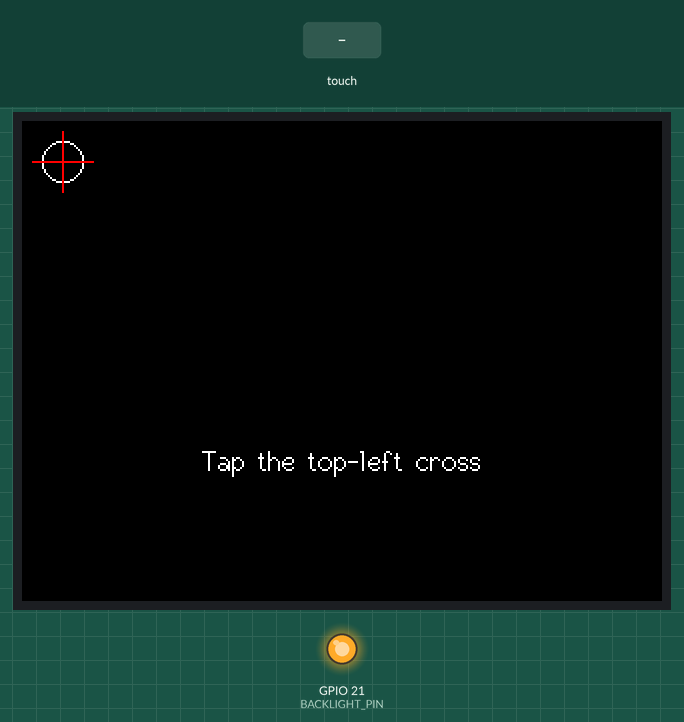
Recording of a sketch running on a simulated ESP32. Shown: 320×240 colour display, output pins drawn as LEDs (lit = HIGH). Inputs (shaded band) come from the test bench. What the sketch prints to the serial monitor is not drawn.

Above: at 1.5 s.
1.6 s: touch panel pressed at 13 % / 10 % of its raw x / y range
At 3.5 s:
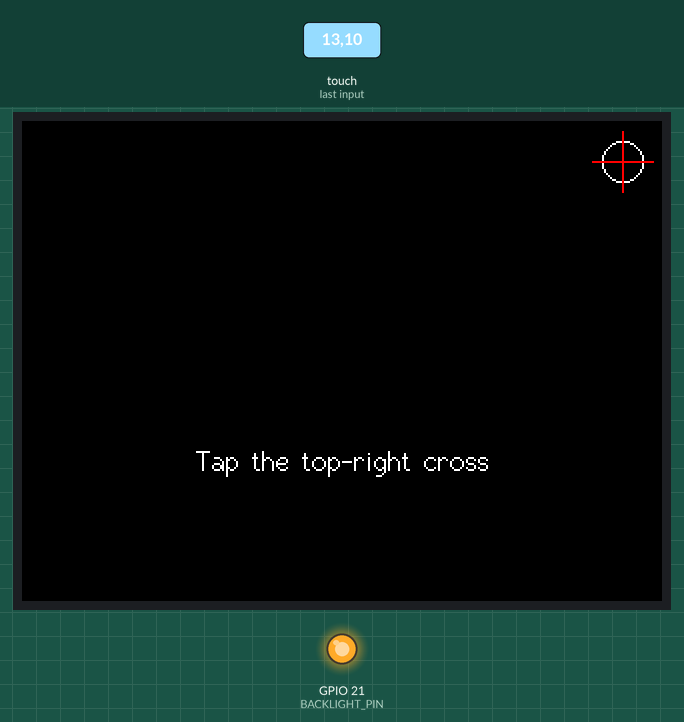
3.8 s: touch panel pressed at 38 % / 10 % of its raw x / y range
At 5.3 s:
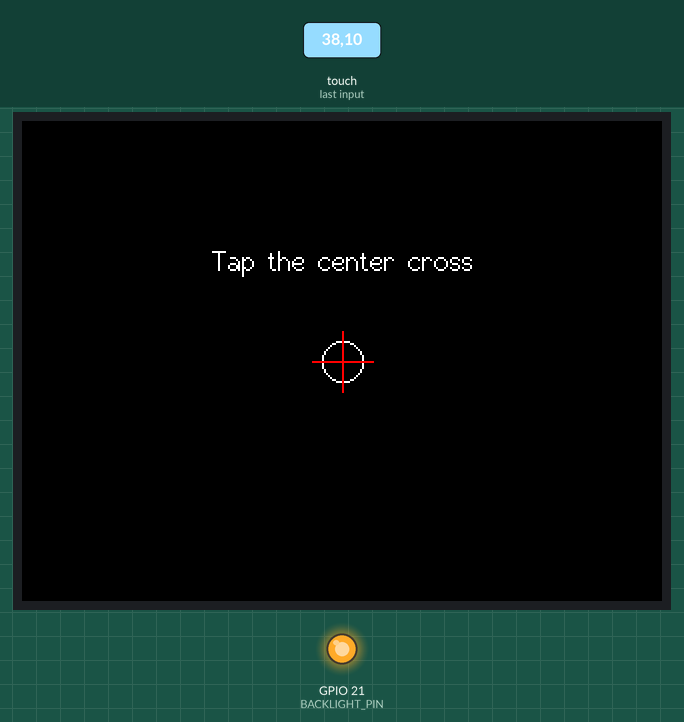
6.0 s: touch panel pressed at 62 % / 10 % of its raw x / y range
At 7.1 s:
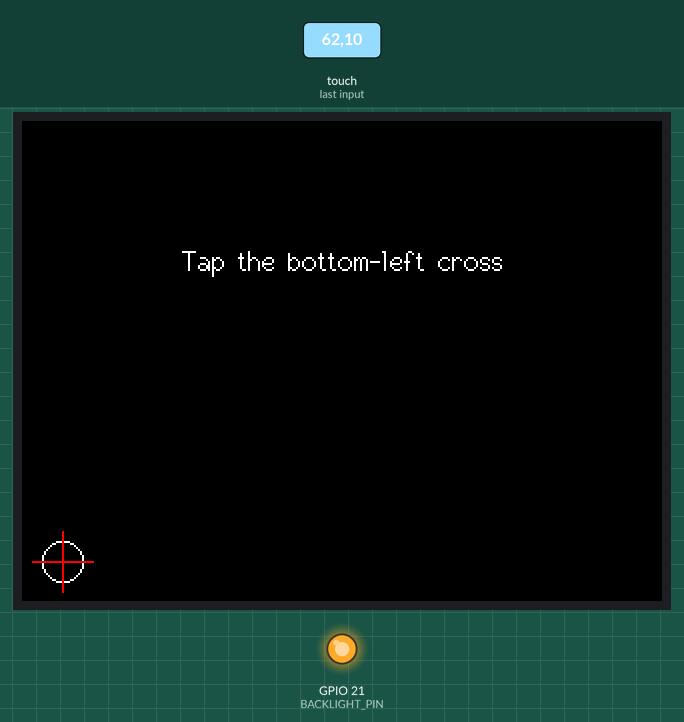
8.2 s: touch panel pressed at 87 % / 10 % of its raw x / y range
At 9.9 s:
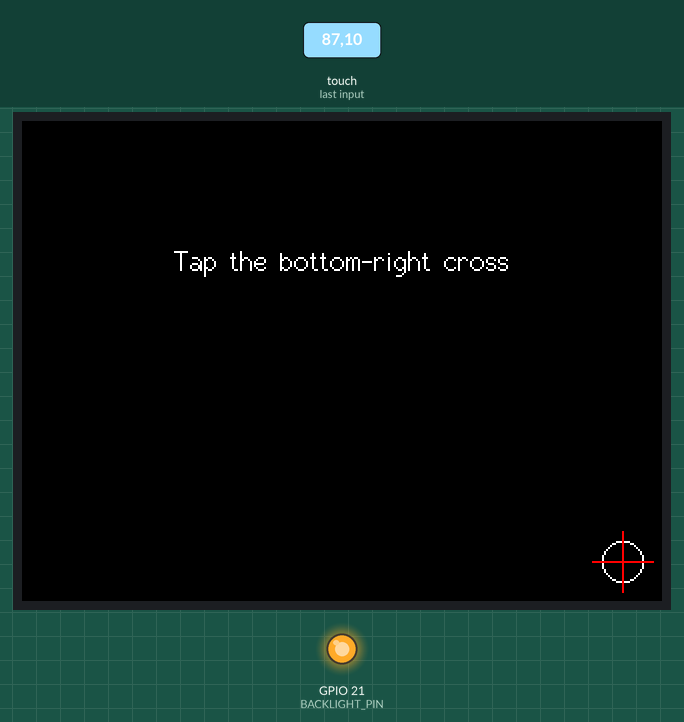
10.4 s: touch panel pressed at 13 % / 30 % of its raw x / y range
At 12.0 s:
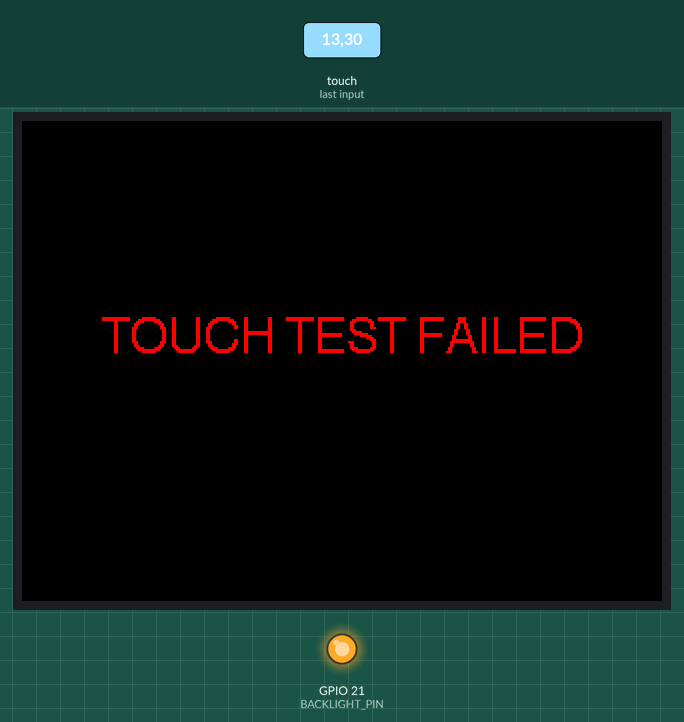
Timing chart, 0 to 13.5 s (numbered marks = the images above; inputs shaded):
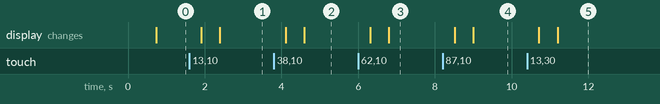

Measured:
- after the input at 1.6 s, the display: first changes after 0.31 s (image 1 shows a later state)
- after the input at 3.8 s, the display: first changes after 0.31 s (image 2 shows a later state)
- after the input at 6.0 s, the display: first changes after 0.31 s (image 3 shows a later state)
- after the input at 8.2 s, the display: first changes after 0.31 s (image 4 shows a later state)
- after the input at 10.4 s, the display: first changes after 0.31 s (image 5 shows a later state)

The sketch:

test_touch.ino
```cpp
// ============================================================
// HW unit test: resistive touch (XPT2046 on VSPI) + accuracy.
//
// What it checks
//   1. The touch controller answers (IRQ line and readings).
//   2. Accuracy: tap 5 targets (4 corners + center). The test
//      converts the raw reading exactly like the firmware
//      (map(x, 200, 3700, ...), map(y, 240, 3800, ...)) and
//      measures how far the tap lands from the target.
//   3. Prints the raw values, so the mapping can be re-calibrated.
//
// PASS: every target within TOLERANCE_PX (the firmware's buttons are
// at least 44 px, so 20 px of error still hits the right button).
// Use a fingernail or stylus and press firmly, like a real user.
// ============================================================
#include <SPI.h>
#include <XPT2046_Touchscreen.h>
#include <TFT_eSPI.h>

#define XPT2046_IRQ 36
#define XPT2046_MOSI 32
#define XPT2046_MISO 39
#define XPT2046_CLK 25
#define XPT2046_CS 33
#define BACKLIGHT_PIN 21

#define TOLERANCE_PX 20
#define WAIT_PER_TARGET_MS 20000
#define SAMPLES 8

SPIClass touchSPI(VSPI);
XPT2046_Touchscreen touch(XPT2046_CS, XPT2046_IRQ);
TFT_eSPI tft;

struct Target { int x, y; const char* name; };
const Target targets[] = {
  {20, 20, "top-left"}, {300, 20, "top-right"}, {160, 120, "center"},
  {20, 220, "bottom-left"}, {300, 220, "bottom-right"},
};
const int TARGET_COUNT = sizeof(targets) / sizeof(targets[0]);

void drawTarget(const Target& t) {
  tft.fillScreen(TFT_BLACK);
  tft.drawCircle(t.x, t.y, 10, TFT_WHITE);
  tft.drawFastHLine(t.x - 15, t.y, 31, TFT_RED);
  tft.drawFastVLine(t.x, t.y - 15, 31, TFT_RED);
  tft.setTextColor(TFT_WHITE, TFT_BLACK);
  tft.setTextDatum(MC_DATUM);
  tft.drawString(String("Tap the ") + t.name + " cross", 160, t.y < 120 ? 170 : 70, 2);
}

// Waits for a press, averages SAMPLES readings, waits for release
bool readTap(int& rawX, int& rawY, int& z) {
  uint32_t start = millis();
  while (!touch.touched()) {
    if (millis() - start > WAIT_PER_TARGET_MS) return false;
    delay(5);
  }
  delay(40);  // let the reading settle
  long sx = 0, sy = 0, sz = 0;
  int n = 0;
  for (int i = 0; i < SAMPLES && touch.touched(); i++) {
    TS_Point p = touch.getPoint();
    sx += p.x; sy += p.y; sz += p.z; n++;
    delay(10);
  }
  while (touch.touched()) delay(5);
  delay(150);
  if (n == 0) return false;
  rawX = sx / n; rawY = sy / n; z = sz / n;
  return true;
}

void setup() {
  Serial.begin(115200);
  delay(500);
  Serial.println();
  Serial.println("[TEST] Touch: XPT2046 (VSPI) accuracy");

  pinMode(BACKLIGHT_PIN, OUTPUT);
  digitalWrite(BACKLIGHT_PIN, HIGH);
  tft.init();
  tft.setRotation(1);
  tft.invertDisplay(true);
  touchSPI.begin(XPT2046_CLK, XPT2046_MISO, XPT2046_MOSI, XPT2046_CS);
  touch.begin(touchSPI);
  touch.setRotation(1);

  int worst = 0, failed = 0;
  for (int i = 0; i < TARGET_COUNT; i++) {
    const Target& t = targets[i];
    drawTarget(t);
    int rx, ry, z;
    if (!readTap(rx, ry, z)) {
      Serial.printf("  %-12s : no touch within %d s -> FAIL\n", t.name, WAIT_PER_TARGET_MS / 1000);
      failed++;
      continue;
    }
    // same conversion as main/src/touch/display_ui.h
    int x = constrain(map(rx, 200, 3700, 1, 320), 0, 319);
    int y = constrain(map(ry, 240, 3800, 1, 240), 0, 239);
    int err = (int)round(sqrt((double)(x - t.x) * (x - t.x) + (double)(y - t.y) * (y - t.y)));
    worst = max(worst, err);
    bool ok = err <= TOLERANCE_PX;
    if (!ok) failed++;
    Serial.printf("  %-12s : target (%3d,%3d)  tap (%3d,%3d)  raw (%4d,%4d) z=%4d  error %2d px %s\n",
                  t.name, t.x, t.y, x, y, rx, ry, z, err, ok ? "ok" : "FAIL");
    tft.fillCircle(x, y, 4, ok ? TFT_GREEN : TFT_RED);
    delay(400);
  }

  tft.fillScreen(TFT_BLACK);
  tft.setTextDatum(MC_DATUM);
  tft.setTextColor(failed ? TFT_RED : TFT_GREEN, TFT_BLACK);
  tft.drawString(failed ? "TOUCH TEST FAILED" : "TOUCH TEST PASSED", 160, 110, 4);
  Serial.printf("  worst error: %d px (limit %d px)\n", worst, TOLERANCE_PX);
  Serial.println("  If it fails: use the raw values above to adjust the map() limits in display_ui.h");
  Serial.printf("RESULT: %s\n", failed ? "FAIL" : "PASS");
}

void loop() {}
```
